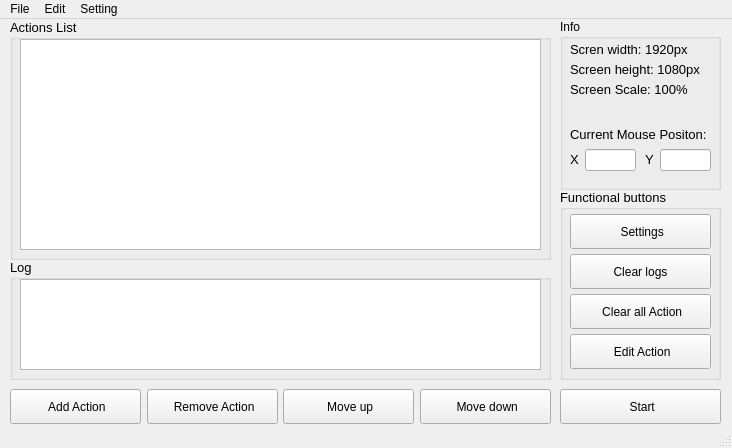
<?xml version="1.0" encoding="UTF-8"?>
<ui version="4.0">
 <class>MainWindow</class>
 <widget class="QMainWindow" name="MainWindow">
  <property name="geometry">
   <rect>
    <x>0</x>
    <y>0</y>
    <width>732</width>
    <height>448</height>
   </rect>
  </property>
  <property name="windowTitle">
   <string>MainWindow</string>
  </property>
  <widget class="QWidget" name="centralwidget">
   <widget class="QPushButton" name="pushButton">
    <property name="geometry">
     <rect>
      <x>283</x>
      <y>370</y>
      <width>131</width>
      <height>35</height>
     </rect>
    </property>
    <property name="text">
     <string> Move up</string>
    </property>
    <property name="icon">
     <iconset>
      <normaloff>up.png</normaloff>up.png</iconset>
    </property>
    <property name="iconSize">
     <size>
      <width>16</width>
      <height>16</height>
     </size>
    </property>
   </widget>
   <widget class="QPushButton" name="pushButton_2">
    <property name="geometry">
     <rect>
      <x>420</x>
      <y>370</y>
      <width>131</width>
      <height>35</height>
     </rect>
    </property>
    <property name="text">
     <string> Move down</string>
    </property>
    <property name="icon">
     <iconset>
      <normaloff>down.png</normaloff>down.png</iconset>
    </property>
    <property name="iconSize">
     <size>
      <width>16</width>
      <height>16</height>
     </size>
    </property>
   </widget>
   <widget class="QPushButton" name="pushButton_5">
    <property name="geometry">
     <rect>
      <x>147</x>
      <y>370</y>
      <width>131</width>
      <height>35</height>
     </rect>
    </property>
    <property name="text">
     <string> Remove Action</string>
    </property>
    <property name="icon">
     <iconset>
      <normaloff>delete.png</normaloff>delete.png</iconset>
    </property>
    <property name="iconSize">
     <size>
      <width>16</width>
      <height>18</height>
     </size>
    </property>
   </widget>
   <widget class="QPushButton" name="pushButton_6">
    <property name="geometry">
     <rect>
      <x>10</x>
      <y>370</y>
      <width>131</width>
      <height>35</height>
     </rect>
    </property>
    <property name="layoutDirection">
     <enum>Qt::LeftToRight</enum>
    </property>
    <property name="text">
     <string> Add Action</string>
    </property>
    <property name="icon">
     <iconset>
      <normaloff>plus.png</normaloff>plus.png</iconset>
    </property>
    <property name="iconSize">
     <size>
      <width>15</width>
      <height>15</height>
     </size>
    </property>
    <property name="checkable">
     <bool>false</bool>
    </property>
    <property name="checked">
     <bool>false</bool>
    </property>
    <property name="autoDefault">
     <bool>false</bool>
    </property>
    <property name="flat">
     <bool>false</bool>
    </property>
   </widget>
   <widget class="QPushButton" name="pushButton_4">
    <property name="geometry">
     <rect>
      <x>560</x>
      <y>370</y>
      <width>161</width>
      <height>35</height>
     </rect>
    </property>
    <property name="text">
     <string> Start</string>
    </property>
    <property name="icon">
     <iconset>
      <normaloff>play.png</normaloff>play.png</iconset>
    </property>
    <property name="iconSize">
     <size>
      <width>13</width>
      <height>13</height>
     </size>
    </property>
   </widget>
   <widget class="QGroupBox" name="groupBox">
    <property name="geometry">
     <rect>
      <x>10</x>
      <y>240</y>
      <width>541</width>
      <height>121</height>
     </rect>
    </property>
    <property name="font">
     <font>
      <pointsize>10</pointsize>
     </font>
    </property>
    <property name="title">
     <string>Log</string>
    </property>
    <widget class="QListWidget" name="listWidget_2">
     <property name="geometry">
      <rect>
       <x>10</x>
       <y>20</y>
       <width>521</width>
       <height>91</height>
      </rect>
     </property>
    </widget>
   </widget>
   <widget class="QGroupBox" name="groupBox_2">
    <property name="geometry">
     <rect>
      <x>10</x>
      <y>0</y>
      <width>541</width>
      <height>241</height>
     </rect>
    </property>
    <property name="font">
     <font>
      <pointsize>10</pointsize>
     </font>
    </property>
    <property name="title">
     <string>Actions List</string>
    </property>
    <widget class="QListWidget" name="listWidget">
     <property name="geometry">
      <rect>
       <x>10</x>
       <y>20</y>
       <width>521</width>
       <height>211</height>
      </rect>
     </property>
    </widget>
   </widget>
   <widget class="QGroupBox" name="groupBox_3">
    <property name="geometry">
     <rect>
      <x>560</x>
      <y>0</y>
      <width>161</width>
      <height>171</height>
     </rect>
    </property>
    <property name="title">
     <string>Info</string>
    </property>
    <widget class="QLabel" name="label">
     <property name="geometry">
      <rect>
       <x>10</x>
       <y>20</y>
       <width>141</width>
       <height>20</height>
      </rect>
     </property>
     <property name="font">
      <font>
       <pointsize>10</pointsize>
      </font>
     </property>
     <property name="text">
      <string>Scren width: 1920px</string>
     </property>
    </widget>
    <widget class="QLabel" name="label_2">
     <property name="geometry">
      <rect>
       <x>10</x>
       <y>40</y>
       <width>141</width>
       <height>21</height>
      </rect>
     </property>
     <property name="font">
      <font>
       <pointsize>10</pointsize>
      </font>
     </property>
     <property name="text">
      <string>Screen height: 1080px</string>
     </property>
    </widget>
    <widget class="QLabel" name="label_3">
     <property name="geometry">
      <rect>
       <x>10</x>
       <y>60</y>
       <width>141</width>
       <height>21</height>
      </rect>
     </property>
     <property name="font">
      <font>
       <pointsize>10</pointsize>
      </font>
     </property>
     <property name="text">
      <string>Screen Scale: 100%</string>
     </property>
    </widget>
    <widget class="QLabel" name="label_4">
     <property name="geometry">
      <rect>
       <x>10</x>
       <y>105</y>
       <width>141</width>
       <height>21</height>
      </rect>
     </property>
     <property name="font">
      <font>
       <pointsize>10</pointsize>
      </font>
     </property>
     <property name="text">
      <string>Current Mouse Positon:</string>
     </property>
    </widget>
    <widget class="QLabel" name="label_5">
     <property name="geometry">
      <rect>
       <x>10</x>
       <y>130</y>
       <width>16</width>
       <height>21</height>
      </rect>
     </property>
     <property name="font">
      <font>
       <pointsize>10</pointsize>
      </font>
     </property>
     <property name="text">
      <string>X</string>
     </property>
    </widget>
    <widget class="QLabel" name="label_6">
     <property name="geometry">
      <rect>
       <x>85</x>
       <y>130</y>
       <width>16</width>
       <height>21</height>
      </rect>
     </property>
     <property name="font">
      <font>
       <pointsize>10</pointsize>
      </font>
     </property>
     <property name="text">
      <string>Y</string>
     </property>
    </widget>
    <widget class="QLineEdit" name="lineEdit">
     <property name="geometry">
      <rect>
       <x>25</x>
       <y>130</y>
       <width>51</width>
       <height>22</height>
      </rect>
     </property>
    </widget>
    <widget class="QLineEdit" name="lineEdit_2">
     <property name="geometry">
      <rect>
       <x>100</x>
       <y>130</y>
       <width>51</width>
       <height>22</height>
      </rect>
     </property>
    </widget>
   </widget>
   <widget class="QGroupBox" name="groupBox_4">
    <property name="geometry">
     <rect>
      <x>560</x>
      <y>170</y>
      <width>161</width>
      <height>191</height>
     </rect>
    </property>
    <property name="font">
     <font>
      <pointsize>10</pointsize>
     </font>
    </property>
    <property name="title">
     <string>Functional buttons</string>
    </property>
    <widget class="QPushButton" name="pushButton_8">
     <property name="geometry">
      <rect>
       <x>10</x>
       <y>65</y>
       <width>141</width>
       <height>35</height>
      </rect>
     </property>
     <property name="font">
      <font>
       <pointsize>9</pointsize>
      </font>
     </property>
     <property name="text">
      <string>Clear logs</string>
     </property>
     <property name="icon">
      <iconset>
       <normaloff>clear_log.png</normaloff>clear_log.png</iconset>
     </property>
     <property name="iconSize">
      <size>
       <width>20</width>
       <height>20</height>
      </size>
     </property>
    </widget>
    <widget class="QPushButton" name="pushButton_11">
     <property name="geometry">
      <rect>
       <x>10</x>
       <y>105</y>
       <width>141</width>
       <height>35</height>
      </rect>
     </property>
     <property name="font">
      <font>
       <pointsize>9</pointsize>
      </font>
     </property>
     <property name="text">
      <string> Clear all Action</string>
     </property>
     <property name="icon">
      <iconset>
       <normaloff>clear_action.png</normaloff>clear_action.png</iconset>
     </property>
     <property name="iconSize">
      <size>
       <width>22</width>
       <height>22</height>
      </size>
     </property>
    </widget>
    <widget class="QPushButton" name="pushButton_10">
     <property name="geometry">
      <rect>
       <x>10</x>
       <y>145</y>
       <width>141</width>
       <height>35</height>
      </rect>
     </property>
     <property name="font">
      <font>
       <pointsize>9</pointsize>
      </font>
     </property>
     <property name="text">
      <string> Edit Action</string>
     </property>
     <property name="icon">
      <iconset>
       <normaloff>edit.png</normaloff>edit.png</iconset>
     </property>
     <property name="iconSize">
      <size>
       <width>18</width>
       <height>18</height>
      </size>
     </property>
    </widget>
    <widget class="QPushButton" name="pushButton_9">
     <property name="geometry">
      <rect>
       <x>10</x>
       <y>25</y>
       <width>141</width>
       <height>35</height>
      </rect>
     </property>
     <property name="font">
      <font>
       <pointsize>9</pointsize>
      </font>
     </property>
     <property name="text">
      <string> Settings</string>
     </property>
     <property name="icon">
      <iconset>
       <normaloff>setting.png</normaloff>setting.png</iconset>
     </property>
     <property name="iconSize">
      <size>
       <width>18</width>
       <height>18</height>
      </size>
     </property>
    </widget>
   </widget>
   <zorder>groupBox</zorder>
   <zorder>pushButton</zorder>
   <zorder>pushButton_2</zorder>
   <zorder>pushButton_5</zorder>
   <zorder>pushButton_6</zorder>
   <zorder>pushButton_4</zorder>
   <zorder>groupBox_2</zorder>
   <zorder>groupBox_3</zorder>
   <zorder>groupBox_4</zorder>
  </widget>
  <widget class="QStatusBar" name="statusbar"/>
  <widget class="QMenuBar" name="menubar">
   <property name="geometry">
    <rect>
     <x>0</x>
     <y>0</y>
     <width>732</width>
     <height>22</height>
    </rect>
   </property>
   <widget class="QMenu" name="menuFile">
    <property name="title">
     <string>File</string>
    </property>
    <addaction name="actionSave"/>
    <addaction name="actionSave_2"/>
    <addaction name="actionExit"/>
   </widget>
   <widget class="QMenu" name="menuEdit">
    <property name="title">
     <string>Edit</string>
    </property>
    <addaction name="actionClear_logs"/>
    <addaction name="actionClear_all_Action"/>
   </widget>
   <widget class="QMenu" name="menuHelp">
    <property name="title">
     <string>Setting</string>
    </property>
   </widget>
   <addaction name="menuFile"/>
   <addaction name="menuEdit"/>
   <addaction name="menuHelp"/>
  </widget>
  <action name="actionSave">
   <property name="text">
    <string>Open</string>
   </property>
  </action>
  <action name="actionSave_2">
   <property name="text">
    <string>Save</string>
   </property>
  </action>
  <action name="actionExit">
   <property name="text">
    <string>Exit</string>
   </property>
  </action>
  <action name="actionClear_logs">
   <property name="text">
    <string>Clear logs</string>
   </property>
  </action>
  <action name="actionClear_all_Action">
   <property name="text">
    <string>Clear all Action</string>
   </property>
  </action>
 </widget>
 <resources/>
 <connections/>
</ui>
